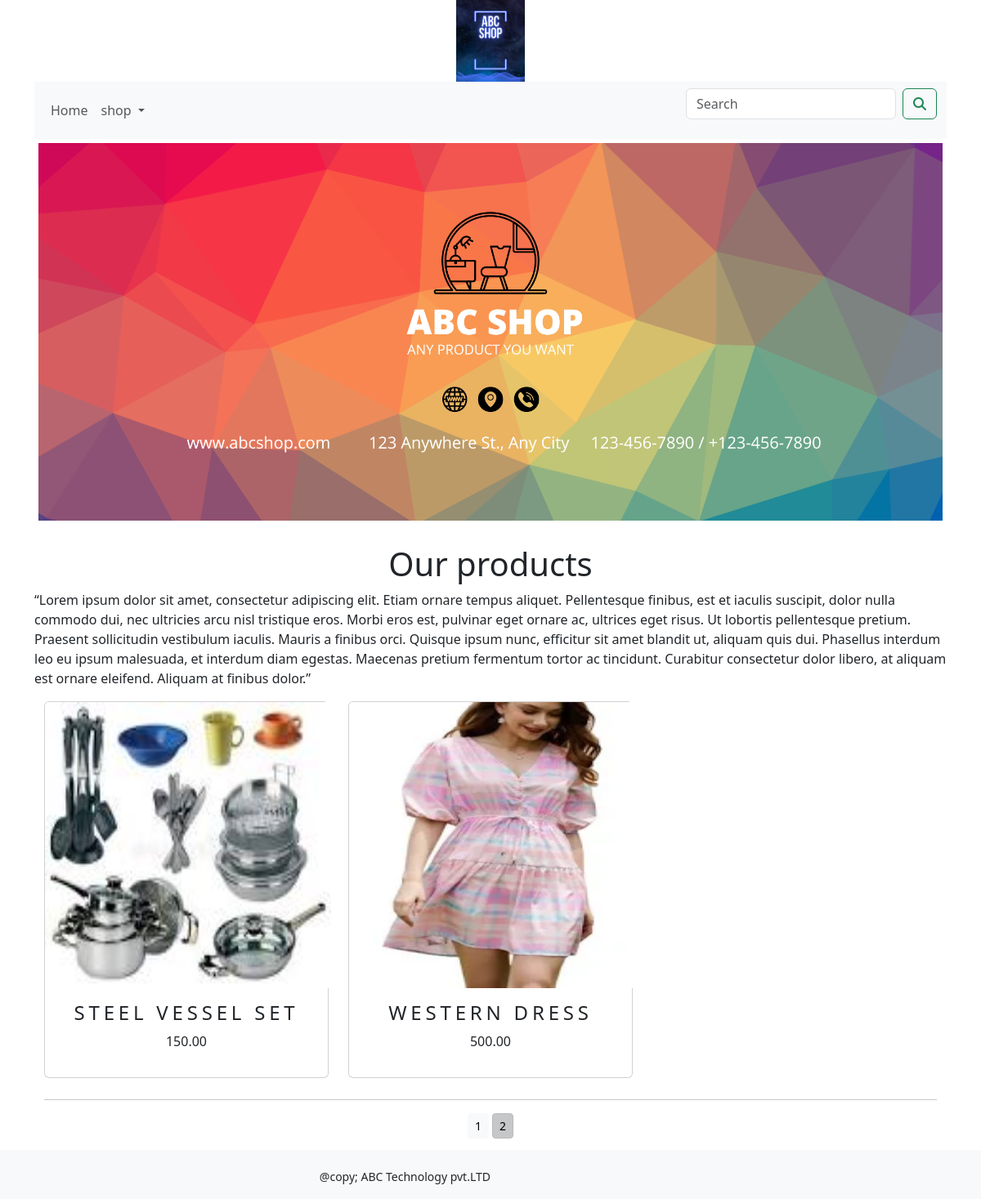
Screenshot of /shop/?page=2 with the database file from the repository.
### shop/models.py (models this page shows, shortened)
class Product(models.Model):
    name=models.CharField(max_length=250,unique=True)
    slug = models.SlugField(max_length=250, unique=True)
    description = models.TextField(blank=True)
    price=models.DecimalField(max_digits=10,decimal_places=2)
    category=models.ForeignKey(Category,on_delete=models.CASCADE)
    image = models.ImageField(upload_to='category', blank=True)
    stock=models.IntegerField()
    available=models.BooleanField(default=True)
    created=models.DateTimeField(auto_now_add=True)
    updated=models.DateTimeField(auto_now=True)
    def get_url(self):
        return reverse('shop:procatdetail',args=[self.category.slug,self.slug])
    class Meta:
      ordering=('name',)
      verbose_name='product'
      verbose_name_plural='products'

### shop/views.py (the view)
# urls.py: path('',views.allProdCat,name='allProdCat'),
def allProdCat(request,c_slug=None):
    c_page=None
    products_list=None
    if c_slug!=None:
        c_page=get_object_or_404(Category,slug=c_slug)
        products_list=Product.objects.all().filter(category=c_page,available=True)
    else:
        products_list = Product.objects.all().filter(available=True)
    paginator=Paginator(products_list,6)
    try:
            page=int(request.GET.get('page','1'))
    except:
            page=1
    try:
            products=paginator.page(page)
    except  (EmptyPage,InvalidPage):
            products=paginator.page(paginator.page(paginator.num_pages))
    return render(request,"category.html",{'category':c_page,'products':products})

### cart/context_processors.py (called while the page is built)
def counter(request):
    item_count=0
    if 'admin' in request.path:
        return{}
    else:
        try:
            cart=Cart.objects.filter(cart_id=_cart_id(request))
            cart_items=CartItem.objects.all().filter(cart=cart[:1])
            for cart_item in cart_items:
                item_count += cart_item.quantity
        except Cart.DoesNotExist:
            item_count=0
    return dict(item_count=item_count)

### cart/views.py (called while the page is built)
def _cart_id(request):
    cart=request.session.session_key
    if not cart:
        cart=request.session.create()
    return cart

### shop/context_processors.py (called while the page is built)
def menu_links(request):
    links=Category.objects.all()
    return dict(links=links)

### shop/models.py (called while the page is built)
    def get_url(self):
        return  reverse('shop:products_by_category',args=[self.slug])

### templates/category.html (shortened to what this page needs)
{% extends 'base.html' %}
{% load static %}
{% block content %}
<div class="mx_auto">
    {% if category %}
    <img class="my_image" src="{{category.image.url}}" alt="{{category.name}}">
</div>
<br>
<div>
    <h1 class="text-center my-title">{{category.name}}</h1>
    <p class="text-justify">{{category.description}}</p>
</div>
   {% else %}
<div>
    <img class="my_image my_image_padding" src="{% static 'img/banner.png' %}" alt="our products" width="100px;" height="100px;">
</div>
<br>
<div>
    <h1 class="text-center my-title">Our products</h1>
    <p class="text-justify">“Lorem ipsum dolor sit amet, consectetur adipiscing elit. Etiam ornare tempus aliquet. Pellentesque finibus, est et iaculis suscipit, dolor nulla commodo dui, nec ultricies arcu nisl tristique eros. Morbi eros est, pulvinar eget ornare ac, ultrices eget risus. Ut lobortis pellentesque pretium. Praesent sollicitudin vestibulum iaculis. Mauris a finibus orci. Quisque ipsum nunc, efficitur sit amet blandit ut, aliquam quis dui. Phasellus interdum leo eu ipsum malesuada, et interdum diam egestas. Maecenas pretium fermentum tortor ac tincidunt. Curabitur consectetur dolor libero, at aliquam est ornare eleifend. Aliquam at finibus dolor.”</p>
</div>
  {% endif %}
<div class="container">
    <div class="row mx_auto">
        {% for product in products.object_list %}
        <div class="my_bottom_margin col-9 col-sm-12 col-md-4 col-lg-4" >
            <div class="card text-center" style="min-width:18rem;">
                <a href="{{product.get_url}}"><img  class="card-img-top my_image" src="{{product.image.url}}" alt="{{product.name}}" style="width:350px; height:350px"></a>
                <div class="card-body">
                    <h4>{{product.name}}</h4>
                    <p>{{product.price}}</p>
                </div>
            </div>
        </div>
       {% endfor %}
    </div>
   <div class="mx-auto">
       {% if products.paginator.num_pages > 1 %}
       <hr>
       <div class="text-center">
           {% for pg in products.paginator.page_range %}
             <a href="?page={{pg}}" class="btn btn-light btn-sm {% if products.number == pg %} active {% endif %}">{{pg}}</a>
           {% endfor %}
       </div>
       {% endif %}
   </div>
   <br>
</div>
{% endblock %}

### static/css/custom.css (style rules this page uses)
body { font-family: 'Roboto', sans-serif; }
.my_image { width:100%; height:auto; }
.my_image_padding { padding:5px; }
.my_bottom_margin { margin-bottom:10px; }
.card-body h4 { font_size:14px; text-transform:uppercase; letter-spacing: .2em; }

### rows the page displays
Product: image (picture), name "STEEL VESSEL SET", price "150.00"
Product: image (picture), name "WESTERN DRESS", price "500.00"

### other values shown
{{ pg }} "1" "2"
